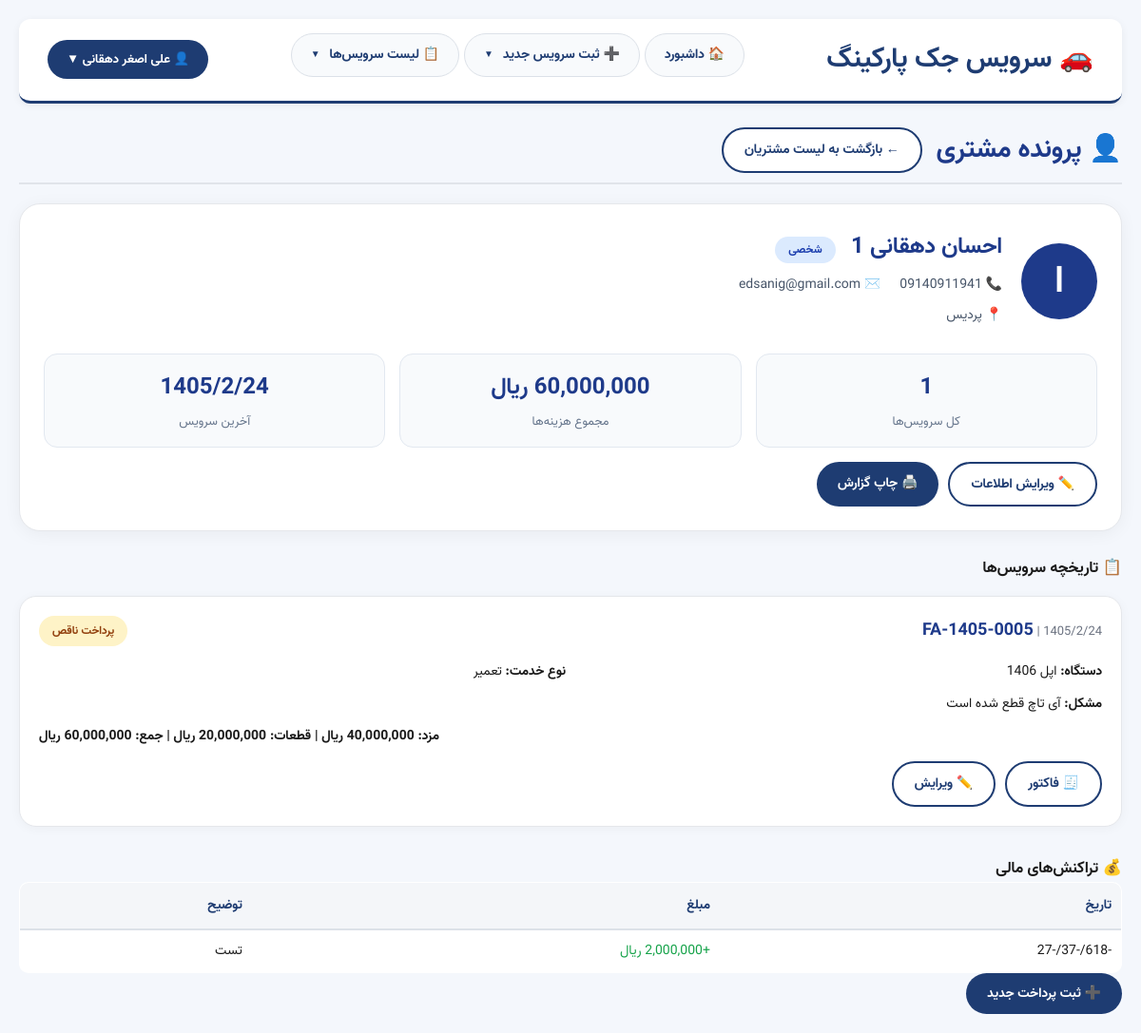
/customer_profile.php?id=3 (signed in), run on the app's committed database.
### tables this page shows
CREATE TABLE IF NOT EXISTS `menu_items` (
  `id` int(11) NOT NULL AUTO_INCREMENT,
  `title` varchar(100) NOT NULL,
  `url` varchar(255) NOT NULL,
  `sort_order` int(11) DEFAULT 0,
  `parent_id` int(11) DEFAULT NULL,
  `icon` varchar(10) DEFAULT NULL,
  `is_active` tinyint(1) DEFAULT 1,
  PRIMARY KEY (`id`)
);

CREATE TABLE IF NOT EXISTS `customers` (
  `id` int(11) NOT NULL AUTO_INCREMENT,
  `name` varchar(255) NOT NULL,
  `phone` varchar(20) NOT NULL,
  `phone2` varchar(20) DEFAULT NULL,
  `address` text DEFAULT NULL,
  `customer_type` enum('personal','company') DEFAULT 'personal',
  `company_name` varchar(255) DEFAULT NULL,
  `email` varchar(100) DEFAULT NULL,
  `notes` text DEFAULT NULL,
  PRIMARY KEY (`id`)
);

CREATE TABLE IF NOT EXISTS `repairs` (
  `id` int(11) NOT NULL AUTO_INCREMENT,
  `customer_id` int(11) NOT NULL,
  `device_type_id` int(11) DEFAULT NULL,
  `device_brand` varchar(50) DEFAULT NULL,
  `device_model` varchar(100) DEFAULT NULL,
  `device_serial` varchar(100) DEFAULT NULL,
  `device_year` int(11) DEFAULT NULL,
  `device_location` varchar(255) DEFAULT NULL,
  `service_type_id` int(11) DEFAULT NULL,
  `problem_part` varchar(100) DEFAULT NULL,
  `fault_description` text DEFAULT NULL,
  `solution_description` text DEFAULT NULL,
  `technician_id` int(11) DEFAULT NULL,
  `service_date` date DEFAULT NULL,
  `service_time` time DEFAULT NULL,
  `next_service_date` date DEFAULT NULL,
  `labor_cost` bigint(20) DEFAULT 0,
  `extra_costs` bigint(20) DEFAULT 0,
  `payment_status` enum('paid','unpaid','partial') DEFAULT 'unpaid',
  `invoice_number` varchar(20) DEFAULT NULL,
  `final_status` varchar(50) DEFAULT NULL,
  `technician_notes` text DEFAULT NULL,
  `warranty_months` int(11) DEFAULT NULL,
  `created_at` timestamp NOT NULL DEFAULT current_timestamp(),
  `created_by` int(11) DEFAULT NULL,
  `updated_by` int(11) DEFAULT NULL,
  PRIMARY KEY (`id`),
  UNIQUE KEY `invoice_number` (`invoice_number`),
  KEY `customer_id` (`customer_id`),
  KEY `device_type_id` (`device_type_id`),
  KEY `service_type_id` (`service_type_id`),
  KEY `technician_id` (`technician_id`),
  KEY `repairs_created_by_fk` (`created_by`),
  KEY `repairs_updated_by_fk` (`updated_by`),
  CONSTRAINT `repairs_created_by_fk` FOREIGN KEY (`created_by`) REFERENCES `users` (`id`) ON DELETE SET NULL,
  CONSTRAINT `repairs_ibfk_1` FOREIGN KEY (`customer_id`) REFERENCES `customers` (`id`) ON DELETE CASCADE,
  CONSTRAINT `repairs_ibfk_2` FOREIGN KEY (`device_type_id`) REFERENCES `device_types` (`id`) ON DELETE SET NULL,
  CONSTRAINT `repairs_ibfk_3` FOREIGN KEY (`service_type_id`) REFERENCES `service_types` (`id`) ON DELETE SET NULL,
  CONSTRAINT `repairs_ibfk_4` FOREIGN KEY (`technician_id`) REFERENCES `technicians` (`id`) ON DELETE SET NULL,
  CONSTRAINT `repairs_updated_by_fk` FOREIGN KEY (`updated_by`) REFERENCES `users` (`id`) ON DELETE SET NULL
);

CREATE TABLE IF NOT EXISTS `service_types` (
  `id` int(11) NOT NULL AUTO_INCREMENT,
  `name` varchar(100) NOT NULL,
  PRIMARY KEY (`id`)
);

CREATE TABLE IF NOT EXISTS `transactions` (
  `id` int(11) NOT NULL AUTO_INCREMENT,
  `type` enum('income','expense') NOT NULL,
  `amount` bigint(20) NOT NULL,
  `description` text DEFAULT NULL,
  `date` date NOT NULL,
  `customer_id` int(11) DEFAULT NULL,
  `supplier_id` int(11) DEFAULT NULL,
  `related_repair_id` int(11) DEFAULT NULL,
  `related_purchase_id` int(11) DEFAULT NULL,
  `created_at` timestamp NOT NULL DEFAULT current_timestamp(),
  PRIMARY KEY (`id`),
  KEY `customer_id` (`customer_id`),
  KEY `supplier_id` (`supplier_id`),
  KEY `related_repair_id` (`related_repair_id`),
  CONSTRAINT `transactions_ibfk_1` FOREIGN KEY (`customer_id`) REFERENCES `customers` (`id`) ON DELETE SET NULL,
  CONSTRAINT `transactions_ibfk_2` FOREIGN KEY (`supplier_id`) REFERENCES `suppliers` (`id`) ON DELETE SET NULL,
  CONSTRAINT `transactions_ibfk_3` FOREIGN KEY (`related_repair_id`) REFERENCES `repairs` (`id`) ON DELETE SET NULL
);

### functions.php (called while the page is built, shortened)
<?php
function gregorian_to_jalali($gy, $gm, $gd, $mod = '') {
    $g_d_m = [0, 31, 59, 90, 120, 151, 181, 212, 243, 273, 304, 334];
    if ($gy > 1600) { $jy = 979; $gy -= 1600; } else { $jy = 0; $gy -= 621; }
    $gy2 = ($gm > 2) ? ($gy + 1) : $gy;
    $days = (365 * $gy) + ((int)(($gy2 + 3) / 4)) - ((int)(($gy2 + 99) / 100)) + ((int)(($gy2 + 119) / 400)) - 80 + $gd + $g_d_m[$gm - 1];
    $jy += 33 * ((int)($days / 12053)); $days %= 12053;
    $jy += 4 * ((int)($days / 1461)); $days %= 1461;
    if ($days > 365) { $jy += (int)(($days - 1) / 365); $days = ($days - 1) % 365; }
    $jm = ($days < 186) ? 1 + (int)($days / 31) : 7 + (int)(($days - 186) / 30);
    $jd = 1 + (($days < 186) ? ($days % 31) : (($days - 186) % 30));
    return ($mod == '') ? [$jy, $jm, $jd] : $jy . $mod . $jm . $mod . $jd;
}
function get_jalali_date_str($timestamp) {
    $date = getdate($timestamp);
    return gregorian_to_jalali($date['year'], $date['mon'], $date['mday'], '/');
}
function format_rial($number) {
    return number_format($number, 0, '.', ',') . ' ریال';
}
?>

### customer_profile.php (the view, shortened to what this page needs)
<?php
require_once __DIR__ . '/config.php';
$customerId = $_GET['id'] ?? 0;
$stmt = $pdo->prepare("SELECT * FROM customers WHERE id = ?");
$stmt->execute([$customerId]);
$customer = $stmt->fetch(PDO::FETCH_ASSOC);
$statsStmt = $pdo->prepare("
    SELECT
        COUNT(*) AS total_repairs,
        COALESCE(SUM(labor_cost),0) AS total_labor,
        COALESCE(SUM(extra_costs),0) AS total_extra,
        COALESCE(SUM(
            (SELECT COALESCE(SUM(quantity * unit_price),0) FROM repair_parts WHERE repair_id = r.id)
        ),0) AS total_parts,
        MAX(service_date) AS last_service_date
    FROM repairs r
    WHERE r.customer_id = ?
");
$statsStmt->execute([$customerId]);
$stats = $statsStmt->fetch(PDO::FETCH_ASSOC);
$totalSpent = $stats['total_labor'] + $stats['total_extra'] + $stats['total_parts'];
$page = isset($_GET['page']) && is_numeric($_GET['page']) ? (int)$_GET['page'] : 1;
$perPage = 6;
$offset = ($page - 1) * $perPage;
$historyStmt = $pdo->prepare("
    SELECT r.*, st.name AS service_type_name, dt.name AS device_type_name,
           (SELECT COALESCE(SUM(quantity * unit_price),0) FROM repair_parts WHERE repair_id = r.id) AS parts_total
    FROM repairs r
    LEFT JOIN service_types st ON r.service_type_id = st.id
    LEFT JOIN device_types dt ON r.device_type_id = dt.id
    WHERE r.customer_id = ?
    ORDER BY r.id DESC
    LIMIT ? OFFSET ?
");
$historyStmt->bindValue(1, $customerId, PDO::PARAM_INT);
$historyStmt->bindValue(2, $perPage, PDO::PARAM_INT);
$historyStmt->bindValue(3, $offset, PDO::PARAM_INT);
$historyStmt->execute();
$repairs = $historyStmt->fetchAll(PDO::FETCH_ASSOC);
require_once __DIR__ . '/header.php';
?>
<h2 class="page-title">
    👤 پرونده مشتری
    <a href="customers.php" class="btn btn-outline" style="font-size:14px;">← بازگشت به لیست مشتریان</a>
</h2>
<div class="profile-card">
    <div class="profile-header">
        <div class="customer-avatar"><?= mb_substr($customer['name'], 0, 1) ?></div>
        <div class="customer-details">
            <h3>
                <span class="badge-type <?= ($customer['customer_type'] ?? 'personal') === 'company' ? 'badge-company' : 'badge-personal' ?>">
                    <?= ($customer['customer_type'] ?? 'personal') === 'company' ? 'شرکتی' : 'شخصی' ?>
                </span>
            </h3>
            <div class="info-row">
                <span class="info-item">📞 <?= htmlspecialchars($customer['phone']) ?></span>
                <?php if (!empty($customer['email'])): ?>
                    <span class="info-item">✉️ <?= htmlspecialchars($customer['email']) ?></span>
                <?php endif; ?>
            </div>
            <?php if (!empty($customer['address'])): ?>
                <div class="info-row">
                    <span class="info-item">📍 <?= htmlspecialchars($customer['address']) ?></span>
                </div>
            <?php endif; ?>
        </div>
    </div>
    <div class="stats-row">
        <div class="stat-item">
            <div class="stat-number"><?= $stats['total_repairs'] ?></div>
            <div class="stat-label">کل سرویس‌ها</div>
        </div>
        <div class="stat-item">
            <div class="stat-number"><?= format_rial($totalSpent) ?></div>
            <div class="stat-label">مجموع هزینه‌ها</div>
        </div>
        <div class="stat-item">
            <div class="stat-number">
                <?= $stats['last_service_date'] ? get_jalali_date_str(strtotime($stats['last_service_date'])) : '—' ?>
            </div>
            <div class="stat-label">آخرین سرویس</div>
        </div>
    </div>
    <div class="actions-bar">
        <button class="btn btn-outline" onclick="editCustomer(<?= htmlspecialchars(json_encode($customer), ENT_QUOTES, 'UTF-8') ?>)">✏️ ویرایش اطلاعات</button>
        <a href="customer_print.php?id=<?= $customerId ?>" class="btn btn-primary" target="_blank">🖨️ چاپ گزارش</a>
    </div>
</div>
<h3 style="margin-bottom:15px;">📋 تاریخچه سرویس‌ها</h3>
<?php if (count($repairs) > 0): ?>
    <?php foreach ($repairs as $r):
        $partsTotal = $r['parts_total'] ?? 0;
        $total = $r['labor_cost'] + $r['extra_costs'] + $partsTotal;
        $badgeClass = match($r['payment_status']) {
            'paid' => 'badge-paid',
            'partial' => 'badge-partial',
            default => 'badge-unpaid'
        };
        $paymentText = match($r['payment_status']) {
            'paid' => 'پرداخت شده',
            'partial' => 'پرداخت ناقص',
            default => 'پرداخت نشده'
        };
    ?>
        <div class="service-card">
            <div class="header">
                <div>
                    <span class="invoice"><?= htmlspecialchars($r['invoice_number']) ?></span>
                    <span class="date"> | <?= $r['service_date'] ? get_jalali_date_str(strtotime($r['service_date'])) : '—' ?></span>
                </div>
                <span class="badge-status <?= $badgeClass ?>"><?= $paymentText ?></span>
            </div>
            <div class="details">
                <div><strong>دستگاه:</strong> <?= htmlspecialchars($r['device_brand'] . ' ' . $r['device_model']) ?></div>
                <div><strong>نوع خدمت:</strong> <?= htmlspecialchars($r['service_type_name'] ?? '—') ?></div>
                <div><strong>مشکل:</strong> <?= htmlspecialchars(mb_substr($r['fault_description'] ?? '', 0, 80)) ?></div>
            </div>
            <div class="amount">
                مزد: <?= format_rial($r['labor_cost']) ?> | قطعات: <?= format_rial($partsTotal) ?> | <strong>جمع: <?= format_rial($total) ?></strong>
            </div>
            <div class="actions-bar" style="justify-content:flex-start;">
                <a href="invoice.php?id=<?= $r['id'] ?>" class="btn btn-outline btn-small">🧾 فاکتور</a>
                <a href="edit.php?id=<?= $r['id'] ?>" class="btn btn-outline btn-small">✏️ ویرایش</a>
            </div>
        </div>
    <?php endforeach; ?>
<?php else: ?>
    <p style="text-align:center; color:#666;">هیچ سرویسی برای این مشتری ثبت نشده است.</p>
<?php endif; ?>
<h3 style="margin-top:30px;">💰 تراکنش‌های مالی</h3>
<?php
$transStmt = $pdo->prepare("SELECT * FROM transactions WHERE customer_id = ? ORDER BY date DESC");
$transStmt->execute([$customerId]);
$transactions = $transStmt->fetchAll();
?>
<?php if (count($transactions) > 0): ?>
    <table>
        <thead><tr><th>تاریخ</th><th>مبلغ</th><th>توضیح</th></tr></thead>
        <tbody>
            <?php foreach ($transactions as $t): ?>
                <tr>
                    <td><?= get_jalali_date_str(strtotime($t['date'])) ?></td>
                    <td style="color:<?= $t['type'] === 'income' ? '#16a34a' : '#dc2626' ?>">
                        <?= $t['type'] === 'income' ? '+' : '-' ?><?= format_rial($t['amount']) ?>
                    </td>
                    <td><?= htmlspecialchars($t['description']) ?></td>
                </tr>
            <?php endforeach; ?>
        </tbody>
    </table>
<?php else: ?>
    <p>تراکنشی ثبت نشده است.</p>
<?php endif; ?>
<button class="btn primary" onclick="openTransactionModal(<?= $customerId ?>)">➕ ثبت پرداخت جدید</button>
</main>
</body>
</html>

### header.php (shortened to what this page needs)
<?php
require_once __DIR__ . '/config.php';
$currentPage = basename($_SERVER['PHP_SELF']);
$topMenu = $pdo->query("
    SELECT * FROM menu_items
    WHERE parent_id IS NULL AND is_active = 1
    ORDER BY sort_order
")->fetchAll(PDO::FETCH_ASSOC);
$allSubMenus = $pdo->query("
    SELECT * FROM menu_items
    WHERE parent_id IS NOT NULL AND is_active = 1
    ORDER BY sort_order
")->fetchAll(PDO::FETCH_ASSOC);
$subMenus = [];
foreach ($allSubMenus as $sub) {
    $subMenus[$sub['parent_id']][] = $sub;
}
$isLoggedIn = isset($_SESSION['user_id']);
$userFullName = $_SESSION['user_full_name'] ?? '';
?>
<!DOCTYPE html>
<html lang="fa" dir="rtl">
<head>
    <link rel="stylesheet" href="style.css">
</head>
<body>
<div class="container">
    <header class="main-header">
        <div class="logo"><h1>🚗 سرویس جک پارکینگ</h1></div>
        <nav class="main-nav">
            <?php foreach ($topMenu as $item):
                $hasSub = isset($subMenus[$item['id']]) && count($subMenus[$item['id']]) > 0;
                $isActive = ($currentPage == basename($item['url']));
            ?>
                <div class="menu-item">
                    <?php if ($hasSub): ?>
                        <a href="javascript:void(0)" class="menu-link <?= $isActive ? 'active' : '' ?>">
                            <?= htmlspecialchars($item['title']) ?>
                            <span class="arrow">▼</span>
                        </a>
                    <?php else: ?>
                        <a href="<?= $item['url'] ?>" class="menu-link <?= $isActive ? 'active' : '' ?>">
                            <?= htmlspecialchars($item['title']) ?>
                        </a>
                    <?php endif; ?>
                </div>
            <?php endforeach; ?>
        </nav>
        <?php if ($isLoggedIn): ?>
            <div class="user-menu">
                <button class="user-menu-btn" onclick="document.getElementById('userDropdown').classList.toggle('show')">
                    👤 <?= htmlspecialchars($userFullName) ?> ▼
                </button>
            </div>
        <?php else: ?>
            <a href="login.php" class="btn small">ورود</a>
        <?php endif; ?>
    </header>
    <main>

### data on the page
menu_items: title "🏠 داشبورد"
menu_items: title "➕ ثبت سرویس جدید"
menu_items: title "📋 لیست سرویس‌ها"
customers: name "ا", phone "09140911941", email "edsanig@gmail.com", address "پردیس"
repairs: invoice_number "FA-1405-0005", service_date "1405/2/24", payment_status "پرداخت ناقص", device_brand+device_model "اپل 1406", service_type.name "تعمیر", fault_description "آی تاچ قطع شده است", labor_cost "40,000,000 ریال", partsTotal "20,000,000 ریال", total "60,000,000 ریال"
transactions: date "-618/-37/-27", amount "2,000,000 ریال", description "تست"

### other printed values
$userFullName "علی اصغر دهقانی"
$stats['total_repairs'] "1"
format_rial($totalSpent) "60,000,000 ریال"
get_jalali_date_str(strtotime($stats['last_service_date'])) "1405/2/24"
